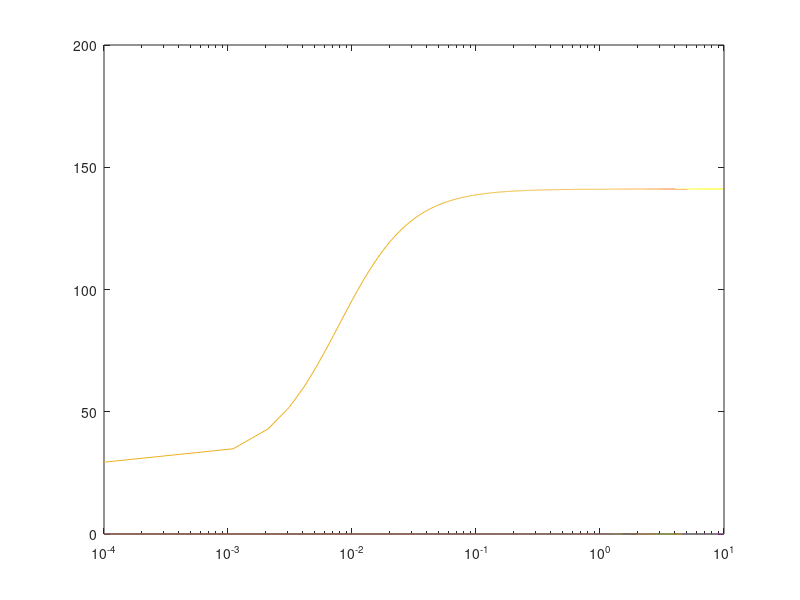

This chart was generated by the following MATLAB code: (Note: this script raises an error after producing the figure.)
%% Problem set 1.c
close all;
clear all;
clc;

%% Parameters
%Weight function
w1 = 0.26;
w2 = 300;
K = 0.3/1000; %In M
n = 1.5;

I_i = 0.0001/1000; %In M
I_f = 10/1000; %In M
I = I_i:0.001/1000:I_f;

f = (I.^(n))./(K^n+I.^n); %Inducer function

%Rates and initial values
%Basic parameters
L = 3075; %Gene length (nt)
Gc = 2500; %Copies per cell
ki = 0.024; %Initiation rate (s-1)
ka = 3.3*10^(-5); %Abortion rate (s-1)
Rx = 1.083*10^(-6); %Total RNAP per cell
deltaC = 5*10^7; %Cell concentration (cells/mL)
kes = 49; %Elongation rate (nts/s)

Par = [L Gc ki ka Rx deltaC kes]; %Vector with basic parameters
name = ["Gene  length", "Copies per cell", "Initiation rate", ...
    "Abortion rate", "Total RNAP", "Cell concentration","Elongation rate"];

%% Let's loop!

[a,stop] = size(Par);

for i=1:stop
    %Before changing things
    temp_Par = Par(1,i);
    ke = Par(1,7)/Par(1,1); %Specific elongation rate (s-1)
    Sx = 1.04*Par(1,3)*10^(-6); %Saturation constant (M)
    tx = (Par(1,4)*ke)/Par(1,3); %Dimentionless tau
    MWg = (Par(1,1)*607.4)+157.9; %Molecular Weight of plasmid (Da)
    Gp = (Par(1,6)*Par(1,2)*50*10^(-9))/MWg; %Gp in M. 50ng of plasmid are
                                      %suggested per transformation
    temp_rx = (ke*Par(1,5)*Gp)/(Sx*tx+Gp*tx+Gp);
    mp = temp_rx*((w1+w2.*f)./(1+w1+w2.*f)); %mRNA in M
    mp = mp.*10^6; %uM
    I = I.*10^3; %mM
    
    Par(1,i) = 10*Par(1,i); %Increase parameter 1 order of magnitude
    ke = 49/Par(1,1); %Specific elongation rate (s-1)
    Sx = 1.04*Par(1,3)*10^(-6); %Saturation constant (M)
    tx = (Par(1,4)*ke)/Par(1,3); %Dimentionless tau
    MWg = (Par(1,1)*607.4)+157.9; %Molecular Weight of plasmid (Da)
    Gp = (Par(1,6)*1000*Par(1,2)*50*10^(-9))/MWg; %Gp in M. 50ng of plasmid are
                                      %suggested per transformation
    in_rx = (ke*Par(1,5)*Gp)/(Sx*tx+Gp*tx+Gp);
    in_mp = in_rx*((w1+w2.*f)./(1+w1+w2.*f)); %mRNA in M
    in_mp = in_mp.*10^6; %uM
    
    Par(1,i) = Par(1,i)/100000; %Decrease parameter 1 order of magnitude
    ke = 49/Par(1,1); %Specific elongation rate (s-1)
    Sx = 1.04*Par(1,3)*10^(-6); %Saturation constant (M)
    tx = (Par(1,4)*ke)/Par(1,3); %Dimentionless tau
    MWg = (Par(1,1)*607.4)+157.9; %Molecular Weight of plasmid (Da)
    Gp = (Par(1,6)*1000*Par(1,2)*50*10^(-9))/MWg; %Gp in M. 50ng of plasmid are
                                      %suggested per transformation
    de_rx = (ke*Par(1,5)*Gp)/(Sx*tx+Gp*tx+Gp);
    de_mp = de_rx*((w1+w2.*f)./(1+w1+w2.*f)); %mRNA in M
    de_mp = de_mp.*10^6; %uM
    
    figure(i)
    p = semilogx(I,mp);
    hold on;
    q = semilogx(I,in_mp);
    r = semilogx(I,de_mp);
    p.Color = 'k';
    p.LineWidth = 0.85;
    q.Color = 'b';
    q.LineWidth = 0.85;
    r.Color = 'r';
    r.LineWidth = 0.85;
    xlabel('Inducer concentration [mM]','fontweight','bold');
    ylabel('mRNA concentration [uM]','fontweight','bold');
    conc1 = strcat('Increasing'," ",name(1,i));
    conc2 = strcat('Decreasing'," ",name(1,i));
    legend('Baseline',conc1,conc2);
    hold off;
    
    Par(1,i) = temp_Par;
end

%It looks like the [] part of r_x,p approaches 1 since Gp is much greater
%than Sx or tx, which means that the only parameters that affect this
%system are the elongation rate and RNAP concentration...